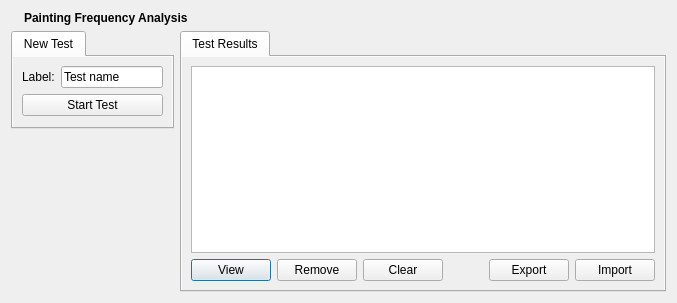
<?xml version="1.0" encoding="UTF-8"?>
<ui version="4.0">
 <author>Enrico Ros</author>
 <class>FrequencyPanel</class>
 <widget class="QWidget" name="FrequencyPanel">
  <property name="geometry">
   <rect>
    <x>0</x>
    <y>0</y>
    <width>677</width>
    <height>303</height>
   </rect>
  </property>
  <layout class="QGridLayout" name="gridLayout_2">
   <item row="0" column="0" colspan="2">
    <layout class="QHBoxLayout" name="horizontalLayout">
     <item>
      <widget class="QLabel" name="iconLabel">
       <property name="sizePolicy">
        <sizepolicy hsizetype="Fixed" vsizetype="Fixed">
         <horstretch>0</horstretch>
         <verstretch>0</verstretch>
        </sizepolicy>
       </property>
       <property name="pixmap">
        <pixmap resource="../nokiaqtbackend.qrc">:/inspector/painting/menu-energy.png</pixmap>
       </property>
      </widget>
     </item>
     <item>
      <widget class="QLabel" name="titleLabel">
       <property name="sizePolicy">
        <sizepolicy hsizetype="Preferred" vsizetype="Fixed">
         <horstretch>0</horstretch>
         <verstretch>0</verstretch>
        </sizepolicy>
       </property>
       <property name="text">
        <string>&lt;b&gt;Painting Frequency Analysis&lt;/b&gt;</string>
       </property>
      </widget>
     </item>
    </layout>
   </item>
   <item row="2" column="0">
    <spacer name="verticalSpacer">
     <property name="orientation">
      <enum>Qt::Vertical</enum>
     </property>
     <property name="sizeHint" stdset="0">
      <size>
       <width>20</width>
       <height>40</height>
      </size>
     </property>
    </spacer>
   </item>
   <item row="1" column="0">
    <widget class="QTabWidget" name="newTestGroup">
     <property name="sizePolicy">
      <sizepolicy hsizetype="Preferred" vsizetype="Fixed">
       <horstretch>0</horstretch>
       <verstretch>0</verstretch>
      </sizepolicy>
     </property>
     <widget class="QWidget" name="newTestPage1">
      <property name="autoFillBackground">
       <bool>true</bool>
      </property>
      <attribute name="title">
       <string>New Test</string>
      </attribute>
      <layout class="QGridLayout" name="gridLayout">
       <item row="0" column="0">
        <widget class="QLabel" name="popsLabel_2">
         <property name="text">
          <string>Label:</string>
         </property>
        </widget>
       </item>
       <item row="0" column="1">
        <widget class="QLineEdit" name="testNameLabel">
         <property name="text">
          <string notr="true">Test name</string>
         </property>
        </widget>
       </item>
       <item row="1" column="0" colspan="2">
        <widget class="QPushButton" name="runButton">
         <property name="sizePolicy">
          <sizepolicy hsizetype="MinimumExpanding" vsizetype="Fixed">
           <horstretch>0</horstretch>
           <verstretch>0</verstretch>
          </sizepolicy>
         </property>
         <property name="text">
          <string>Start Test</string>
         </property>
        </widget>
       </item>
      </layout>
     </widget>
    </widget>
   </item>
   <item row="1" column="1" rowspan="2">
    <widget class="QTabWidget" name="resultsTabWidget">
     <property name="sizePolicy">
      <sizepolicy hsizetype="MinimumExpanding" vsizetype="Expanding">
       <horstretch>0</horstretch>
       <verstretch>0</verstretch>
      </sizepolicy>
     </property>
     <property name="currentIndex">
      <number>0</number>
     </property>
     <widget class="QWidget" name="resultsPage">
      <property name="autoFillBackground">
       <bool>true</bool>
      </property>
      <attribute name="title">
       <string>Test Results</string>
      </attribute>
      <layout class="QVBoxLayout" name="verticalLayout_3">
       <item>
        <widget class="QListView" name="resultsView">
         <property name="editTriggers">
          <set>QAbstractItemView::NoEditTriggers</set>
         </property>
         <property name="selectionMode">
          <enum>QAbstractItemView::ExtendedSelection</enum>
         </property>
         <property name="verticalScrollMode">
          <enum>QAbstractItemView::ScrollPerPixel</enum>
         </property>
         <property name="selectionRectVisible">
          <bool>true</bool>
         </property>
        </widget>
       </item>
       <item>
        <layout class="QHBoxLayout" name="horizontalLayout_3">
         <item>
          <widget class="QPushButton" name="viewButton">
           <property name="text">
            <string>View</string>
           </property>
           <property name="default">
            <bool>true</bool>
           </property>
          </widget>
         </item>
         <item>
          <widget class="QPushButton" name="removeButton">
           <property name="text">
            <string>Remove</string>
           </property>
          </widget>
         </item>
         <item>
          <widget class="QPushButton" name="clearButton">
           <property name="text">
            <string>Clear</string>
           </property>
          </widget>
         </item>
         <item>
          <spacer name="horizontalSpacer">
           <property name="orientation">
            <enum>Qt::Horizontal</enum>
           </property>
           <property name="sizeHint" stdset="0">
            <size>
             <width>40</width>
             <height>20</height>
            </size>
           </property>
          </spacer>
         </item>
         <item>
          <widget class="QPushButton" name="exportButton">
           <property name="text">
            <string>Export</string>
           </property>
          </widget>
         </item>
         <item>
          <widget class="QPushButton" name="importButton">
           <property name="text">
            <string>Import</string>
           </property>
          </widget>
         </item>
        </layout>
       </item>
      </layout>
     </widget>
    </widget>
   </item>
  </layout>
 </widget>
 <resources>
  <include location="../nokiaqtbackend.qrc"/>
 </resources>
 <connections/>
</ui>
